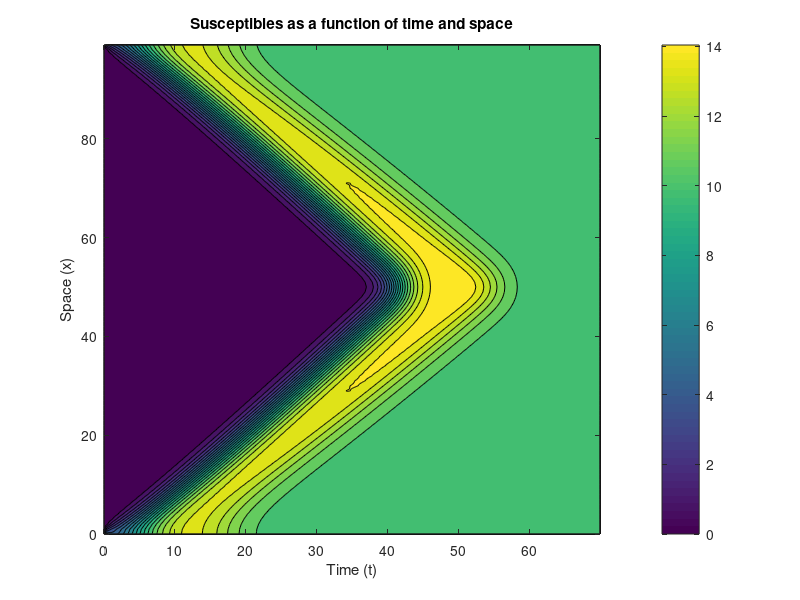
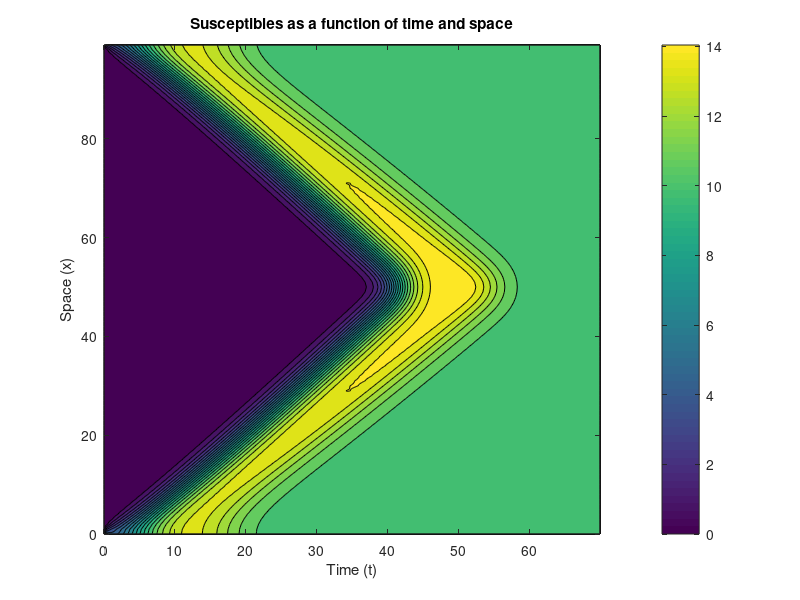
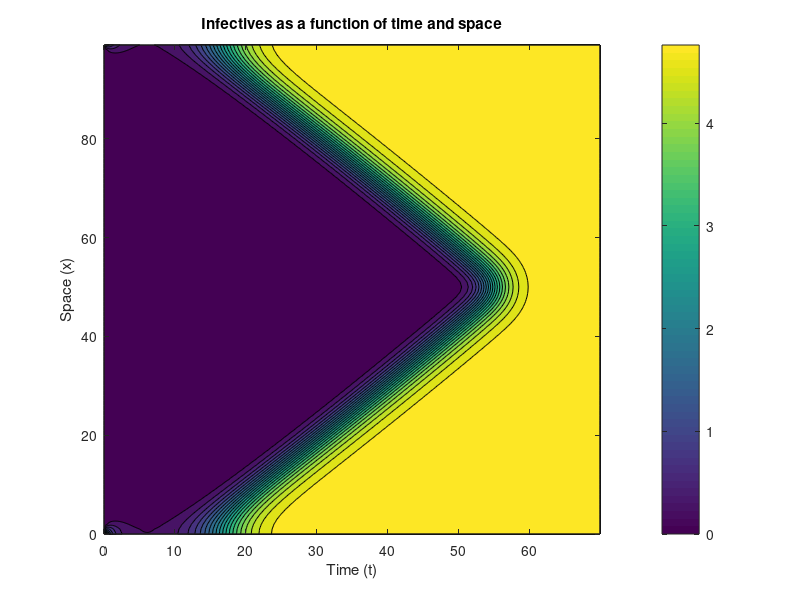

Source code (MATLAB) for these figures, in order:
clc, clear all
N=100;
iterations=700;
S=zeros(N,iterations);
I=zeros(N,iterations);
a=0.1;
b=1;
c=0.5;
K=30;
D=1;
S(1,1)=b/a;
I(1,1)=(-b+a*b*K-a*c*K)/a;
deltat=0.1;
deltax=1;
for j=1:iterations-1
    for i=1:N
        if(i==1)
            S(i,j+1)=S(i,j)+deltat*(b*(I(i,j)+...
                S(i,j))-c*S(i,j)-S(i,j)*(I(i,j)+S(i,j))/K-a*S(i,j)*I(i,j)+D*(S(i+1,j)+S(N,j)-2*S(i,j))/deltax);
            I(i,j+1)=I(i,j)+deltat*(-c*I(i,j)-I(i,j)*(I(i,j)+S(i,j))/K+a*S(i,j)*I(i,j)...
                +D*(I(i+1,j)+I(N,j)-2*I(i,j))/deltax);
        elseif i==N
            S(i,j+1)=S(i,j)+deltat*(b*(I(i,j)+...
                S(i,j))-c*S(i,j)-S(i,j)*(I(i,j)+S(i,j))/K-a*S(i,j)*I(i,j)+D*(S(1,j)+S(i-1,j)-2*S(i,j))/deltax);
            I(i,j+1)=I(i,j)+deltat*(-c*I(i,j)-I(i,j)*(I(i,j)+S(i,j))/K+a*S(i,j)*I(i,j)...
                +D*(I(1,j)+I(i-1,j)-2*I(i,j))/deltax);
        else
            I(i,j+1)=I(i,j)+deltat*(-c*I(i,j)-I(i,j)*(I(i,j)+S(i,j))/K+a*S(i,j)*I(i,j)...
                +D*(I(i+1,j)+I(i-1,j)-2*I(i,j))/deltax);
            S(i,j+1)=S(i,j)+deltat*(b*(I(i,j)+...
                S(i,j))-c*S(i,j)-S(i,j)*(I(i,j)+S(i,j))/K-a*S(i,j)*I(i,j)+D*(S(i+1,j)+S(i-1,j)-2*S(i,j))/deltax);
        end
    end
end
X=0:deltat:iterations*deltat-deltat;
Y=0:deltax:N*deltax-deltax;
fig=figure(1);
contourf(X,Y,S,20)
colorbar
title('Susceptibles as a function of time and space')
xlabel('Time (t)')
ylabel('Space (x)')
tmp1=find(S(50,:)>2,1,'first');
tmp2=find(S(50,:)>4,1,'first');
tmp3=find(S(50,:)>6,1,'first');
wavespeed=(S(50,tmp1+1)-S(50,tmp1))/deltat
saveas(fig,'Susceptibles.png')
fig2=figure(2);
contourf(X,Y,I,20)
colorbar
title('Infectives as a function of time and space')
xlabel('Time (t)')
ylabel('Space (x)')
tmp1=find(S(50,:)>2,1,'first');
wavespeedInfectives=(S(50,tmp1+1)-S(50,tmp1))/deltat;
saveas(fig,'Infectives.png')